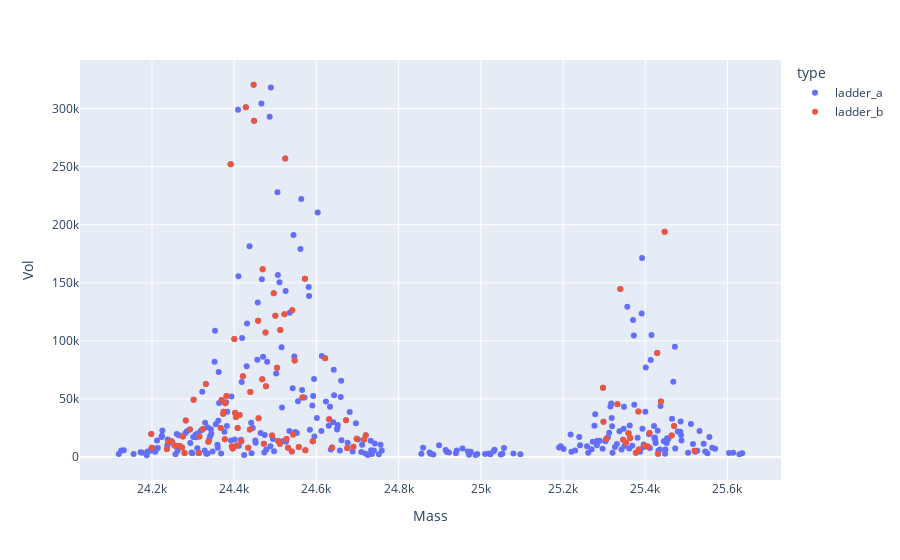
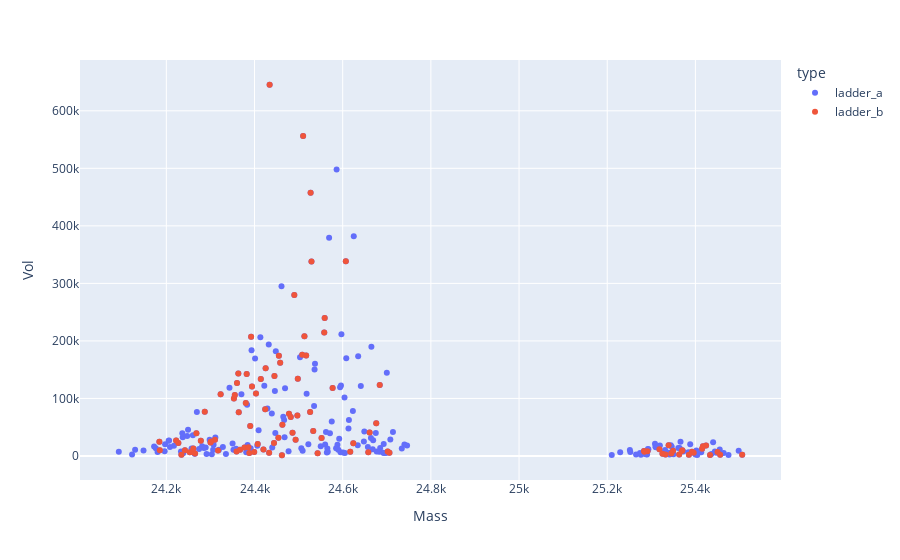

Write notebook code for charts like these, in order.
### Code cell
dfm = match_dfs(df12_25k, df11_25k, shift=1*M)
plotly_zones(df11_25k, dfm, y='Vol')
dfm = match_dfs(df11_25k, df12_25k, shift=-1*M)
plotly_zones(df12_25k, dfm, y='Vol')
dfm.shape
